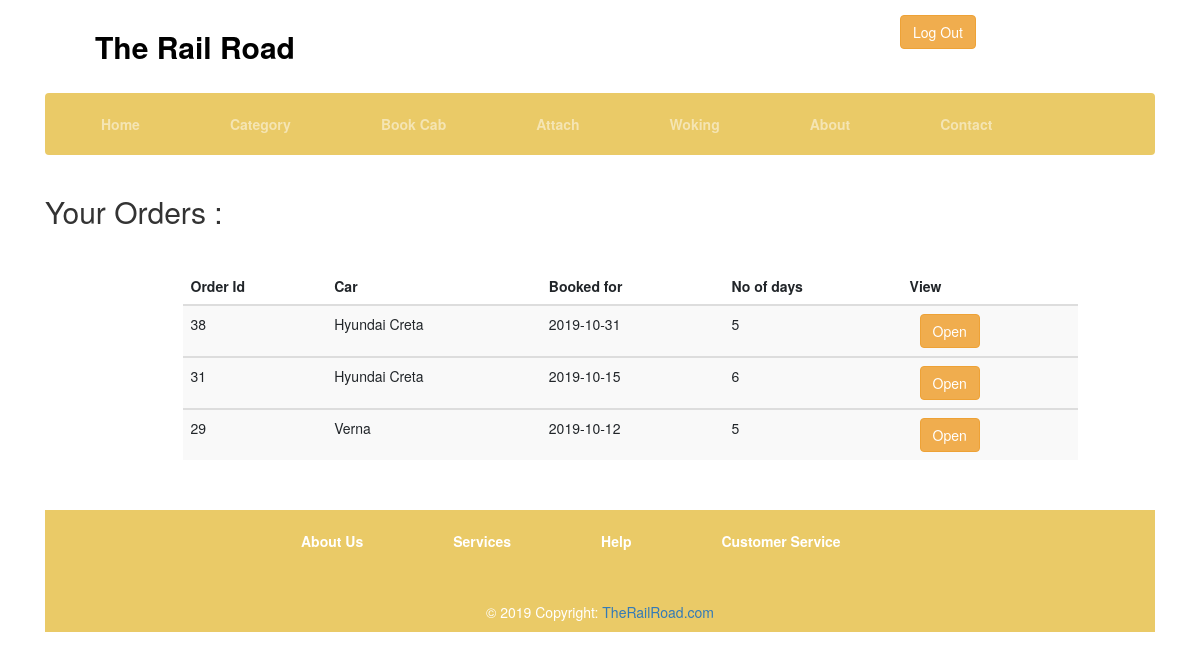
/driverorder.php (signed in), run on the app's committed database.
### tables this page shows
CREATE TABLE `orders` (
  `oid` int(100) NOT NULL,
  `cusid` int(100) NOT NULL,
  `carid` int(100) NOT NULL,
  `cdivid` int(100) NOT NULL,
  `date` date NOT NULL,
  `days` int(100) NOT NULL,
  `address` varchar(100) NOT NULL,
  `status` varchar(100) NOT NULL
);

CREATE TABLE `cars` (
  `cid` int(100) NOT NULL,
  `drivid` int(100) NOT NULL,
  `cname` varchar(100) NOT NULL,
  `cyear` int(100) NOT NULL,
  `ctype` varchar(100) NOT NULL,
  `cdays` int(100) NOT NULL,
  `cprice` int(100) NOT NULL,
  `image` varchar(100) NOT NULL
);

### driverorder.php (the view, shortened to what this page needs)
<?php
include 'dheader.php';
include 'dbconnections.php';
$sql= "SELECT orders.oid AS Order_id, cars.cname AS car, orders.date AS bdate, orders.days AS days from orders JOIN cars ON orders.carid=cars.cid WHERE orders.cdivid=$driverid ORDER BY Order_id DESC";
		$res=mysqli_query($con,$sql);
?>
<!DOCTYPE html>
<html>
<head>
  <link rel="stylesheet" href="https://maxcdn.bootstrapcdn.com/bootstrap/3.4.0/css/bootstrap.min.css">
</head>
<body>
<div class = "container">
  <h2>Your Orders :</h2>
      <div class="col col-md-1 mt-5 ml-4"></div>
      <div class="col col-md-10 mt-5 ml-4">
  <table class="table table-striped">
    <thead>
      <tr>
        <th>Order Id</th>
        <th>Car</th>
        <th>Booked for</th>
        <th>No of days</th>
        <th>View</th>
      </tr>
    </thead>
	  <?php
		while ($row=mysqli_fetch_array($res)) {
		$orderid= $row['Order_id'];
		$car= $row['car'];
		$date= $row['bdate'];
		$days= $row['days'];
		?>
 <tbody>
      <tr>
        <td><?php echo $orderid; ?></td>
        <td><?php echo $car; ?></td>
        <td><?php echo $date; ?></td>
        <td><?php echo $days; ?></td>
        <td><a href="driverorderpage.php?id=<?php echo $orderid;?>"><button class="btn btn-warning ml-3">Open</button></a></td>
      </tr>
    </tbody>
    <?php } ?>
  </table>
</div>
</div>
    <div class="col col-md-1 mt-5 ml-4"></div>
<?php include 'footer.php'; ?>
</body>
</html>

### data on the page
orders: oid "38", carid.cname "Hyundai Creta", date "2019-10-31", days "5"
orders: oid "31", carid.cname "Hyundai Creta", date "2019-10-15", days "6"
orders: oid "29", carid.cname "Verna", date "2019-10-12", days "5"
